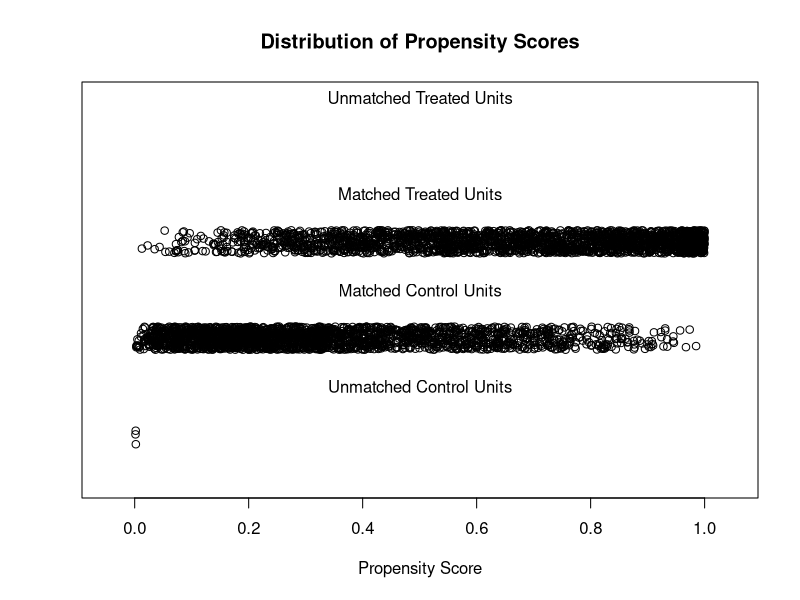

The R source for this figure: (Note: this script raises an error after producing the figure.)
library("MatchIt")

# for plotting
library("ggplot2")

# for analysis
library("lmtest")
library("sandwich")



# # 1:1 NN PS matching w/o replacement
matching <- read.csv(file = '../../../../data/processed_data/df_matching.csv')
# 
# # matching types
methods = c("nearest", "optimal", "full", "genetic")
distances = c("glm", "mahalanobis")

cor_matrix = cor(matching[complete.cases(matching[ , 12]),5:13])

# nearest neighbor
m.out <- matchit(matching$college_treated ~ matching$Unemployment.raw.value + matching$Median.household.income.raw.value + matching$RUCC,
                 data = matching, method = methods[1], distance = distances[1])
summary(m.out)
plot(m.out, type = "jitter", interactive = FALSE)

matching_sub = matching

# get rid of treated with propensity score greater than control
m.data1 <- match.data(m.out)
untreated <- (m.data1[["college_treated"]] == 0)
untreated.data <- m.data1[untreated,]
distance_greatest <- (untreated.data[["distance"]] == max(untreated.data[["distance"]]))
untreated_greatest_dist <- untreated.data[distance_greatest, "distance"]

# create a new column: assign "too high" if distance greater than untreated_greatest_dist, "normal"
m.data1$too_high <- (m.data1$distance >untreated_greatest_dist)

# plotting
ggplot(data = m.data1) + # Unemployment.raw.value
  geom_point(mapping = aes(x = Median.household.income.raw.value, y = Unemployment.raw.value, color = too_high)) +
  geom_vline(xintercept=income_values[3], linetype="dashed", color = "red")

ggplot(data = m.data1) +
  geom_point(mapping = aes(x = Median.household.income.raw.value, y = RUCC, color = too_high)) +
  #geom_hline(yintercept=72092.05, linetype="dashed", color = "red") +
  geom_vline(xintercept=income_values[3], linetype="dashed", color = "red")

# Use less than 90% of college (0.7547552) for now
# Cut off unemployment + low RUCC
income_values <- quantile(matching$Median.household.income.raw.value, c(.25, .60,  .95, .96, .99))
normal_income <- (matching$Median.household.income.raw.value <= income_values[3])
matching_sub = matching[normal_income, ]

# # second iteration
# unemployment_values <- quantile(m.data1$Unemployment.raw.value, c(.1, .50,  .75, .90, .95))
# normal_unemployment <- (matching$Unemployment.raw.value > unemployment_values[1])
# high_RUCC <- (matching$RUCC > 2)
# 
# # third iteration
# Exclude_first_RUCC <- (matching$RUCC > 1)
# normal_college <- (matching$Some.college.raw.value <= college_values[3])

# Do matching on unemployment again
m.out <- matchit(college_treated ~ Unemployment.raw.value + Median.household.income.raw.value + RUCC,
                 data = matching_sub, method = methods[1], distance = distances[1], replace = TRUE, reuse.max = 4)
summary(m.out)
plot(m.out, type = "jitter", interactive = FALSE)

# TODO: estimating effect of unemployment. A bit trickier because replacement is used
# See https://kosukeimai.github.io/MatchIt/articles/estimating-effects.html
# Not sure how to do it with replacement
gm <- get_matches(m.out)
table(table(gm$id[gm$household_income_treated == 0]))
fitmd <- lm(Poor.mental.health.days.raw.value ~ college_treated + Unemployment.raw.value + Median.household.income.raw.value + RUCC, data = gm, 
            weights = weights)

coeftest(fitmd, vcov. = vcovCL, cluster = ~subclass + id)["college_treated",,drop = FALSE]
